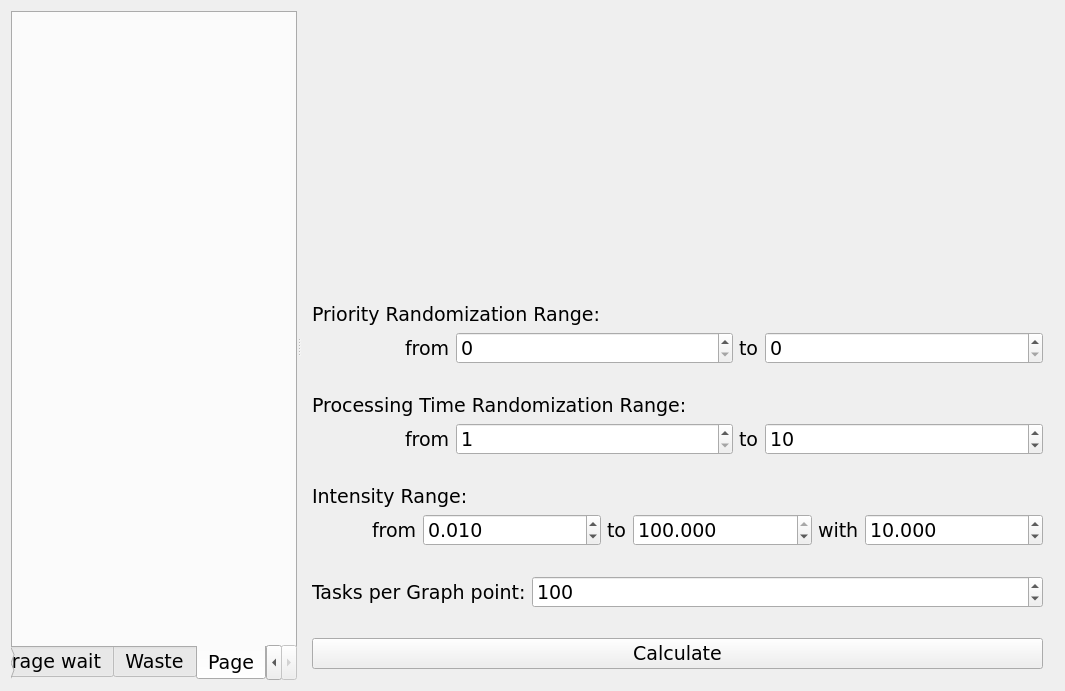
<?xml version="1.0" encoding="UTF-8"?>
<ui version="4.0">
 <class>guiClass</class>
 <widget class="QWidget" name="guiClass">
  <property name="geometry">
   <rect>
    <x>0</x>
    <y>0</y>
    <width>1065</width>
    <height>691</height>
   </rect>
  </property>
  <property name="font">
   <font>
    <family>Verdana</family>
    <pointsize>14</pointsize>
   </font>
  </property>
  <property name="windowTitle">
   <string>gui</string>
  </property>
  <layout class="QVBoxLayout" name="verticalLayout">
   <item>
    <widget class="QSplitter" name="splitter">
     <property name="orientation">
      <enum>Qt::Horizontal</enum>
     </property>
     <widget class="QTabWidget" name="tabWidget">
      <property name="tabPosition">
       <enum>QTabWidget::South</enum>
      </property>
      <property name="tabShape">
       <enum>QTabWidget::Rounded</enum>
      </property>
      <property name="currentIndex">
       <number>2</number>
      </property>
      <property name="elideMode">
       <enum>Qt::ElideNone</enum>
      </property>
      <property name="usesScrollButtons">
       <bool>true</bool>
      </property>
      <property name="tabBarAutoHide">
       <bool>true</bool>
      </property>
      <widget class="QWidget" name="tab">
       <attribute name="title">
        <string>Average wait</string>
       </attribute>
       <layout class="QHBoxLayout" name="horizontalLayout_4">
        <item>
         <layout class="QVBoxLayout" name="average_wait_layout"/>
        </item>
       </layout>
      </widget>
      <widget class="QWidget" name="tab_2">
       <attribute name="title">
        <string>Waste</string>
       </attribute>
       <layout class="QVBoxLayout" name="verticalLayout_6">
        <item>
         <layout class="QHBoxLayout" name="waste_percent_layout"/>
        </item>
       </layout>
      </widget>
      <widget class="QWidget" name="tab_3">
       <attribute name="title">
        <string>Page</string>
       </attribute>
      </widget>
     </widget>
     <widget class="QWidget" name="widget" native="true">
      <layout class="QVBoxLayout" name="verticalLayout_3" stretch="1,0,0,0,0,0">
       <property name="spacing">
        <number>30</number>
       </property>
       <item>
        <spacer name="verticalSpacer">
         <property name="orientation">
          <enum>Qt::Vertical</enum>
         </property>
         <property name="sizeHint" stdset="0">
          <size>
           <width>20</width>
           <height>40</height>
          </size>
         </property>
        </spacer>
       </item>
       <item>
        <layout class="QVBoxLayout" name="verticalLayout_2" stretch="0,1">
         <item>
          <widget class="QLabel" name="label">
           <property name="text">
            <string>Priority Randomization Range:</string>
           </property>
          </widget>
         </item>
         <item>
          <layout class="QHBoxLayout" name="horizontalLayout" stretch="1,0,3,0,3">
           <item>
            <spacer name="horizontalSpacer">
             <property name="orientation">
              <enum>Qt::Horizontal</enum>
             </property>
             <property name="sizeHint" stdset="0">
              <size>
               <width>40</width>
               <height>20</height>
              </size>
             </property>
            </spacer>
           </item>
           <item>
            <widget class="QLabel" name="label_2">
             <property name="text">
              <string>from</string>
             </property>
            </widget>
           </item>
           <item>
            <widget class="QSpinBox" name="min_priority">
             <property name="maximum">
              <number>32767</number>
             </property>
            </widget>
           </item>
           <item>
            <widget class="QLabel" name="label_3">
             <property name="text">
              <string>to</string>
             </property>
            </widget>
           </item>
           <item>
            <widget class="QSpinBox" name="max_priority">
             <property name="maximum">
              <number>32767</number>
             </property>
            </widget>
           </item>
          </layout>
         </item>
        </layout>
       </item>
       <item>
        <layout class="QVBoxLayout" name="verticalLayout_4" stretch="0,1">
         <item>
          <widget class="QLabel" name="label_4">
           <property name="text">
            <string>Processing Time Randomization Range:</string>
           </property>
          </widget>
         </item>
         <item>
          <layout class="QHBoxLayout" name="horizontalLayout_2" stretch="1,0,3,0,3">
           <item>
            <spacer name="horizontalSpacer_2">
             <property name="orientation">
              <enum>Qt::Horizontal</enum>
             </property>
             <property name="sizeHint" stdset="0">
              <size>
               <width>40</width>
               <height>20</height>
              </size>
             </property>
            </spacer>
           </item>
           <item>
            <widget class="QLabel" name="label_5">
             <property name="text">
              <string>from</string>
             </property>
            </widget>
           </item>
           <item>
            <widget class="QSpinBox" name="min_pt">
             <property name="minimum">
              <number>1</number>
             </property>
             <property name="maximum">
              <number>32767</number>
             </property>
            </widget>
           </item>
           <item>
            <widget class="QLabel" name="label_6">
             <property name="text">
              <string>to</string>
             </property>
            </widget>
           </item>
           <item>
            <widget class="QSpinBox" name="max_pt">
             <property name="minimum">
              <number>1</number>
             </property>
             <property name="maximum">
              <number>32767</number>
             </property>
             <property name="value">
              <number>10</number>
             </property>
            </widget>
           </item>
          </layout>
         </item>
        </layout>
       </item>
       <item>
        <layout class="QVBoxLayout" name="verticalLayout_5" stretch="0,1">
         <item>
          <widget class="QLabel" name="label_9">
           <property name="text">
            <string>Intensity Range:</string>
           </property>
          </widget>
         </item>
         <item>
          <layout class="QHBoxLayout" name="horizontalLayout_5" stretch="1,0,3,0,3,0,3">
           <item>
            <spacer name="horizontalSpacer_3">
             <property name="orientation">
              <enum>Qt::Horizontal</enum>
             </property>
             <property name="sizeHint" stdset="0">
              <size>
               <width>40</width>
               <height>20</height>
              </size>
             </property>
            </spacer>
           </item>
           <item>
            <widget class="QLabel" name="label_10">
             <property name="text">
              <string>from</string>
             </property>
            </widget>
           </item>
           <item>
            <widget class="QDoubleSpinBox" name="intensity_min">
             <property name="decimals">
              <number>3</number>
             </property>
             <property name="minimum">
              <double>0.001000000000000</double>
             </property>
             <property name="maximum">
              <double>1000.000000000000000</double>
             </property>
             <property name="singleStep">
              <double>0.001000000000000</double>
             </property>
             <property name="value">
              <double>0.010000000000000</double>
             </property>
            </widget>
           </item>
           <item>
            <widget class="QLabel" name="label_11">
             <property name="text">
              <string>to</string>
             </property>
            </widget>
           </item>
           <item>
            <widget class="QDoubleSpinBox" name="intensity_max">
             <property name="decimals">
              <number>3</number>
             </property>
             <property name="minimum">
              <double>0.001000000000000</double>
             </property>
             <property name="maximum">
              <double>100.000000000000000</double>
             </property>
             <property name="singleStep">
              <double>0.001000000000000</double>
             </property>
             <property name="value">
              <double>100.000000000000000</double>
             </property>
            </widget>
           </item>
           <item>
            <widget class="QLabel" name="label_12">
             <property name="text">
              <string>with</string>
             </property>
            </widget>
           </item>
           <item>
            <widget class="QDoubleSpinBox" name="intensity_coeff">
             <property name="decimals">
              <number>3</number>
             </property>
             <property name="minimum">
              <double>1.001000000000000</double>
             </property>
             <property name="maximum">
              <double>100.000000000000000</double>
             </property>
             <property name="singleStep">
              <double>0.001000000000000</double>
             </property>
             <property name="value">
              <double>10.000000000000000</double>
             </property>
            </widget>
           </item>
          </layout>
         </item>
        </layout>
       </item>
       <item>
        <layout class="QHBoxLayout" name="horizontalLayout_3" stretch="0,1">
         <item>
          <widget class="QLabel" name="label_7">
           <property name="text">
            <string>Tasks per Graph point:</string>
           </property>
          </widget>
         </item>
         <item>
          <widget class="QSpinBox" name="tasks">
           <property name="minimum">
            <number>1</number>
           </property>
           <property name="maximum">
            <number>32767</number>
           </property>
           <property name="value">
            <number>100</number>
           </property>
          </widget>
         </item>
        </layout>
       </item>
       <item>
        <widget class="QPushButton" name="calculate">
         <property name="text">
          <string>Calculate</string>
         </property>
        </widget>
       </item>
      </layout>
     </widget>
    </widget>
   </item>
  </layout>
 </widget>
 <layoutdefault spacing="6" margin="11"/>
 <resources>
  <include location="gui.qrc"/>
 </resources>
 <connections/>
</ui>
